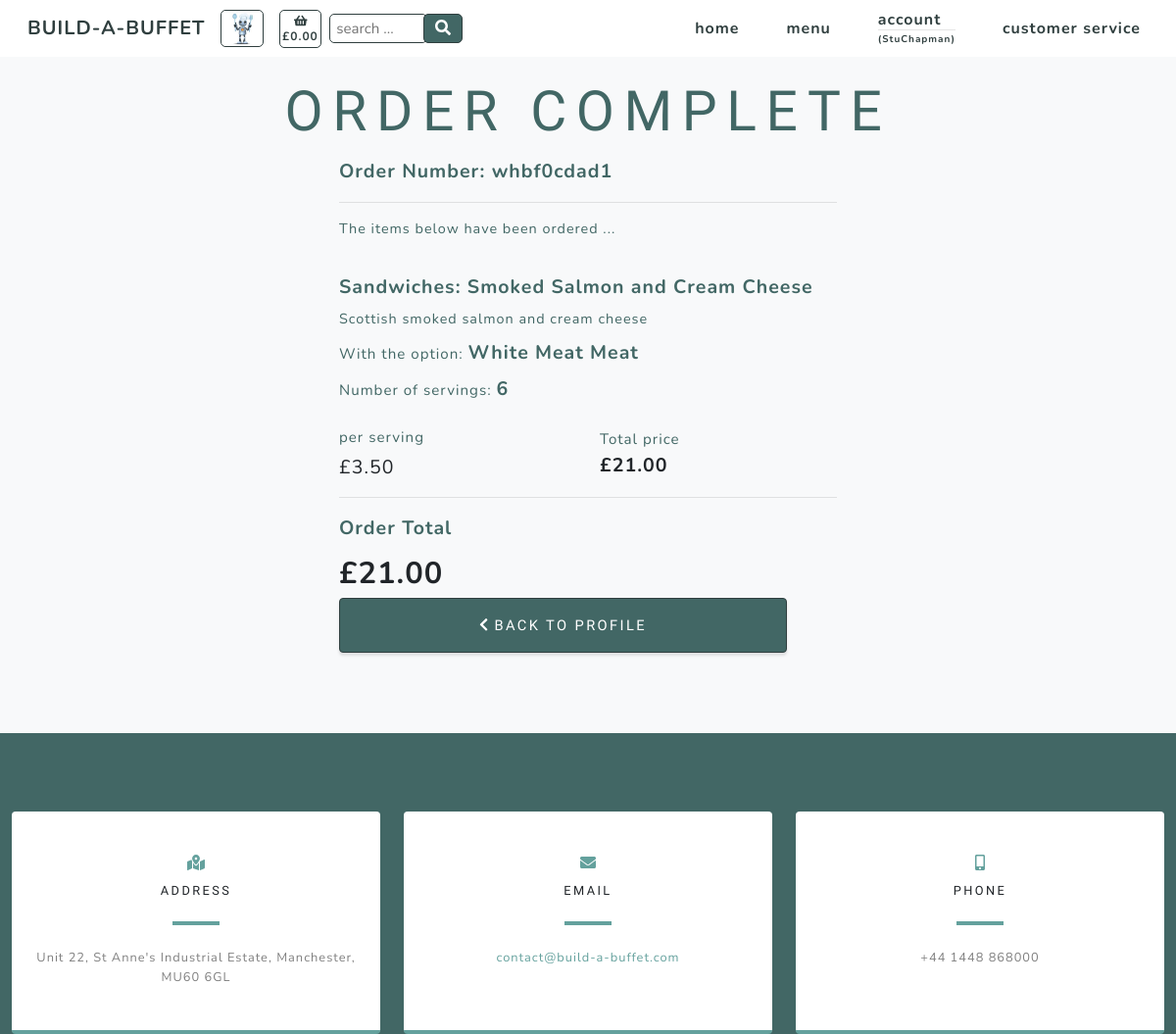
The page /checkout/order_success/whbf0cdad1 (signed in) on the database as committed earlier.
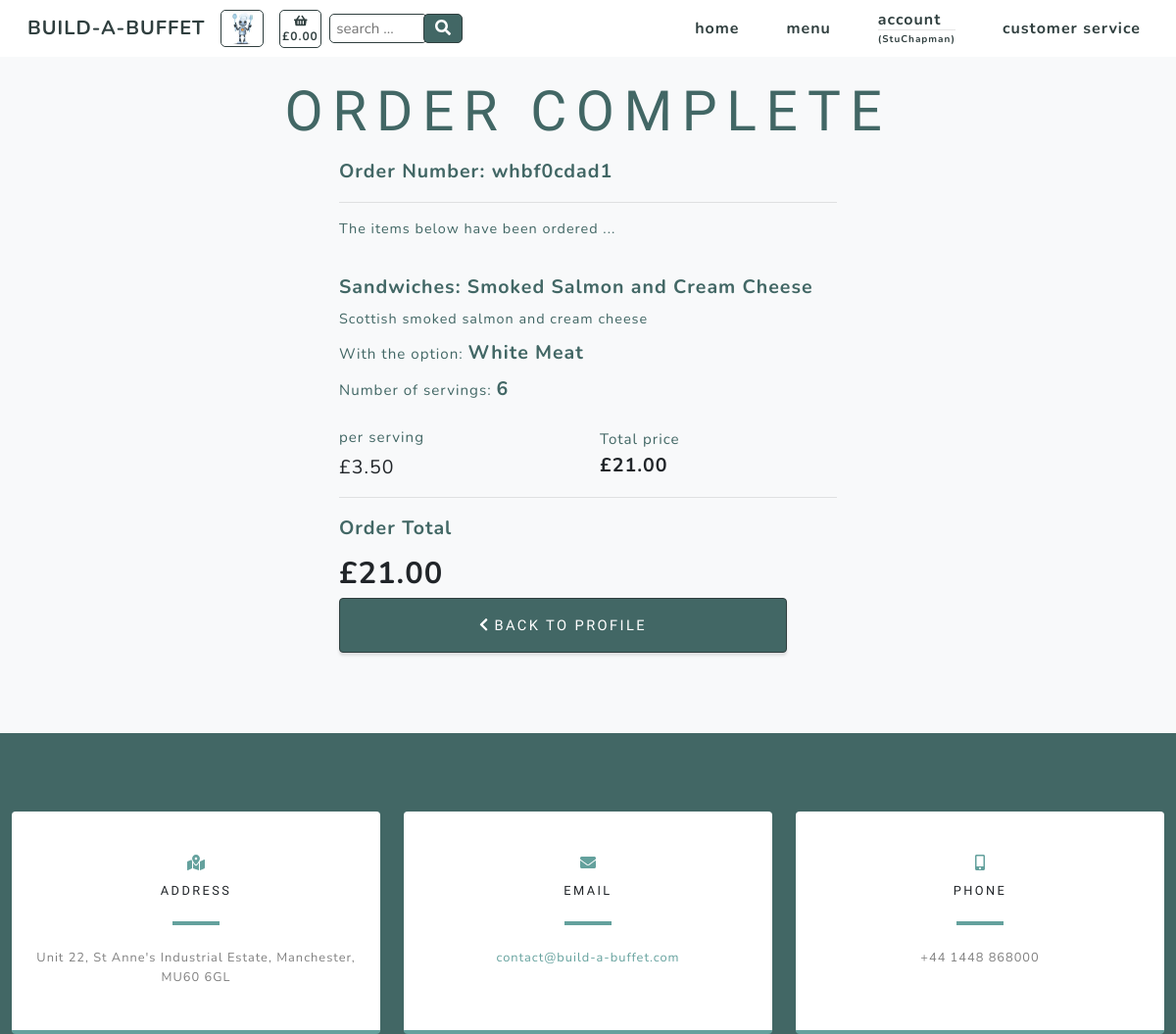
The same page on the database as committed later.
### checkout/models.py (models this page shows, shortened)
class Order_items(models.Model):
    class Meta:
        verbose_name_plural = 'Order_items'
    order_number = models.CharField(max_length=32, null=False, editable=False)
    cookie = models.CharField(max_length=32, null=False, editable=False)
    item_number = models.DecimalField(max_digits=8, decimal_places=0)
    category = models.CharField(max_length=254)
    name = models.CharField(max_length=254)
    servings = models.DecimalField(max_digits=3, decimal_places=0)
    option = models.CharField(max_length=254)
    total_price = models.DecimalField(max_digits=6, decimal_places=2, null=True, blank=True)

class Order(models.Model):
    customer_name = models.CharField(max_length=50, null=False, blank=False)
    order_number = models.CharField(max_length=32, null=False, editable=False)
    cookie = models.CharField(max_length=32, null=False, editable=False)
    full_name = models.CharField(max_length=50, null=False, blank=False)
    email = models.EmailField(max_length=254, null=False, blank=False)
    phone_number = models.CharField(max_length=20, null=False, blank=False)
    country = CountryField(blank_label='Country *', null=False, blank=False)
    postcode = models.CharField(max_length=20, null=True, blank=True)
    town_or_city = models.CharField(max_length=40, null=False, blank=False)
    street_address1 = models.CharField(max_length=80, null=False, blank=False)
    street_address2 = models.CharField(max_length=80, null=True, blank=True)
    county = models.CharField(max_length=80, null=True, blank=True)
    date = models.DateTimeField(auto_now_add=True)
    delivery_cost = models.DecimalField(max_digits=6, decimal_places=2, null=False, default=0)
    order_total = models.DecimalField(max_digits=10, decimal_places=2, null=False, default=0)
    grand_total = models.DecimalField(max_digits=10, decimal_places=2, null=False, default=0)
    stripe_pid = models.CharField(max_length=254, null=False, blank=False, default='')
    user_profile = models.ForeignKey(UserProfile, on_delete=models.SET_NULL,
                                     null=True, blank=True,
                                     related_name='orders')

### products/models.py (models this page shows, shortened)
class Product(models.Model):
    category = models.ForeignKey('Category', null=True,
                                 on_delete=models.SET_NULL)
    id_no = models.CharField(max_length=254, null=True)
    name = models.CharField(max_length=254)
    description = models.CharField(max_length=254)
    price = models.DecimalField(max_digits=6, decimal_places=2)
    range = models.CharField(max_length=254, null=True)

class Options(models.Model):
    class Meta:
        verbose_name_plural = 'Options'
    category = models.ForeignKey('Category', null=True,
                                 on_delete=models.SET_NULL)
    id_no = models.CharField(max_length=254, null=True)
    option1 = models.CharField(max_length=24)
    option2 = models.CharField(max_length=24)
    option3 = models.CharField(max_length=24)

### checkout/views.py (the view)
# urls.py: path('order_success/<order_number>', views.order_success, name='order_success'),
def order_success(request, order_number):
    order = get_object_or_404(Order, order_number=order_number)
    orders = Order.objects.filter(order_number=order_number)
    order_items = Order_items.objects.filter(order_number=order_number)
    products = Product.objects.all()
    options = Options.objects.all()
    """ Check current user is purchaser """
    current_user = str(request.user)
    purchaser = str(order.customer_name)
    if current_user != purchaser:
        return render(request, 'allauth/account/login.html')
    else:
        context = {
            'order': order,
            'orders': orders,
            'order_items': order_items,
            'products': products,
            'options': options,
        }
        return render(request, 'checkout/order_success.html', context)

### basket/contexts.py (called while the page is built)
def basket_context(request):
    cookie_key = settings.COOKIE_KEY
    try:
        cookie = request.COOKIES[cookie_key]
        basket_total = Basket.objects.filter(cookie=cookie).aggregate(Sum('total_price'))
        if basket_total['total_price__sum'] is None:
            basket_total = ""
    except KeyError:
        basket_total = ""
        cookie = 99999999
    context = {
            'cookie': cookie,
            'cookie_key': cookie_key,
            'basket_total': basket_total,
        }
    return context

### checkout/templates/checkout/order_success.html (shortened to what the changed rows need)
{% extends "base.html" %}
{% load static %}
{% block content %}
    <section class="products-section bg-light" id="products">
        <div class="container">
            <div class="row justify-content-center no-gutters">
                <div class="col-xl-12">
                    <h1 class="product-text-one mx-auto text-uppercase text-center flex-margin-b text-blue">Order Complete</h1>
                </div>
                <div class="col-12 col-lg-6 order-lg-last">
                    <div class="text-center h-100 project">
                        <div class="d-flex h-100">
                            <div class="product-container w-100 mt-0 text-center text-xl-left">
                                <div class="product-text-two mx-auto flex-margin-b text-blue bold">
                                    Order Number: {{ order.order_number }}
                                </div>
                                <hr>
                                <div class="product-text-three mx-auto flex-margin-b text-blue">
                                    The items below have been ordered ...
                                </div>
                                <br>
                                {% for item in order_items %}
                                    <div class="product-text-two mx-auto mb-2 text-blue bold">
                                        {{ item.category.title }}: {{ item.name }}
                                    </div>
                                    {% for product in products %}
                                        {% if product.name == item.name %}
                                            <div class="product-text-three mx-auto mb-2 text-blue">
                                                {{ product.description }}
                                            </div>
                                        {% endif %}
                                    {% endfor %}
                                    <div class="text-blue text-xs mb-2">With the option:
                                        {% if item.option == "selected-one" %}
                                            {% for option in options %}
                                                <span class="text-blue product-text-two mb-2 bold">
                                                    {{ option.option1.title }}
                                                </span>
                                            {% endfor %}
                                        {% endif %}
                                    </div>
                                    <div class="text-blue text-xs mb-4">Number of servings:
                                        <span id="servings" class="text-blue product-text-two mb-2 bold">
                                            {{ item.servings }}
                                        </span>
                                    </div>
                                    <div class="row">
                                        <div class="col-6 my-auto">
                                            {% for product in products %}
                                                {% if product.name == item.name %}
                                                    <div class="text-blue text-xs">
                                                        per serving
                                                    </div>
                                                    <div class="product-text-two mt-1">
                                                        £{{ product.price }}
                                                    </div>
                                                {% endif %}
                                            {% endfor %}
                                        </div>
                                        <div class="col-6 my-auto">
                                            <div class="text-blue text-xs">
                                                Total price
                                            </div>
                                            <div class="product-text-two bold">
                                                £{{ item.total_price }}
                                            </div>
                                        </div>
                                    </div>
                                    <hr>
                                {% endfor %}
                                <div class="col-12 col-lg-4 my-auto pl-0">
                                    <div class="product-text-two mx-auto mb-2 text-blue bold">
                                        Order Total
                                    </div>
                                    {% for order in orders %}
                                        <div class="product-text-header bold">
                                            £{{ order.order_total|floatformat:"2" }}
                                        </div>
                                    {% endfor %}
                                </div>
                                <div>
                                    {% if request.user.is_authenticated %}
                                        <a class="checkout-button border-solid masthead-button btn btn-primary js-scroll-trigger"
                                            href="{% url 'profile' %}">
                                            <i class="fas fa-chevron-left" aria-hidden="true"></i> back to profile</a>
                                    {% endif %}
                                </div>
                            </div>
                        </div>
                    </div>
                </div>
            </div>
        </div>
    </section>
{% endblock %}

Rows that differ between the two databases and show on the page:
removed Options: option1 "Meat"
